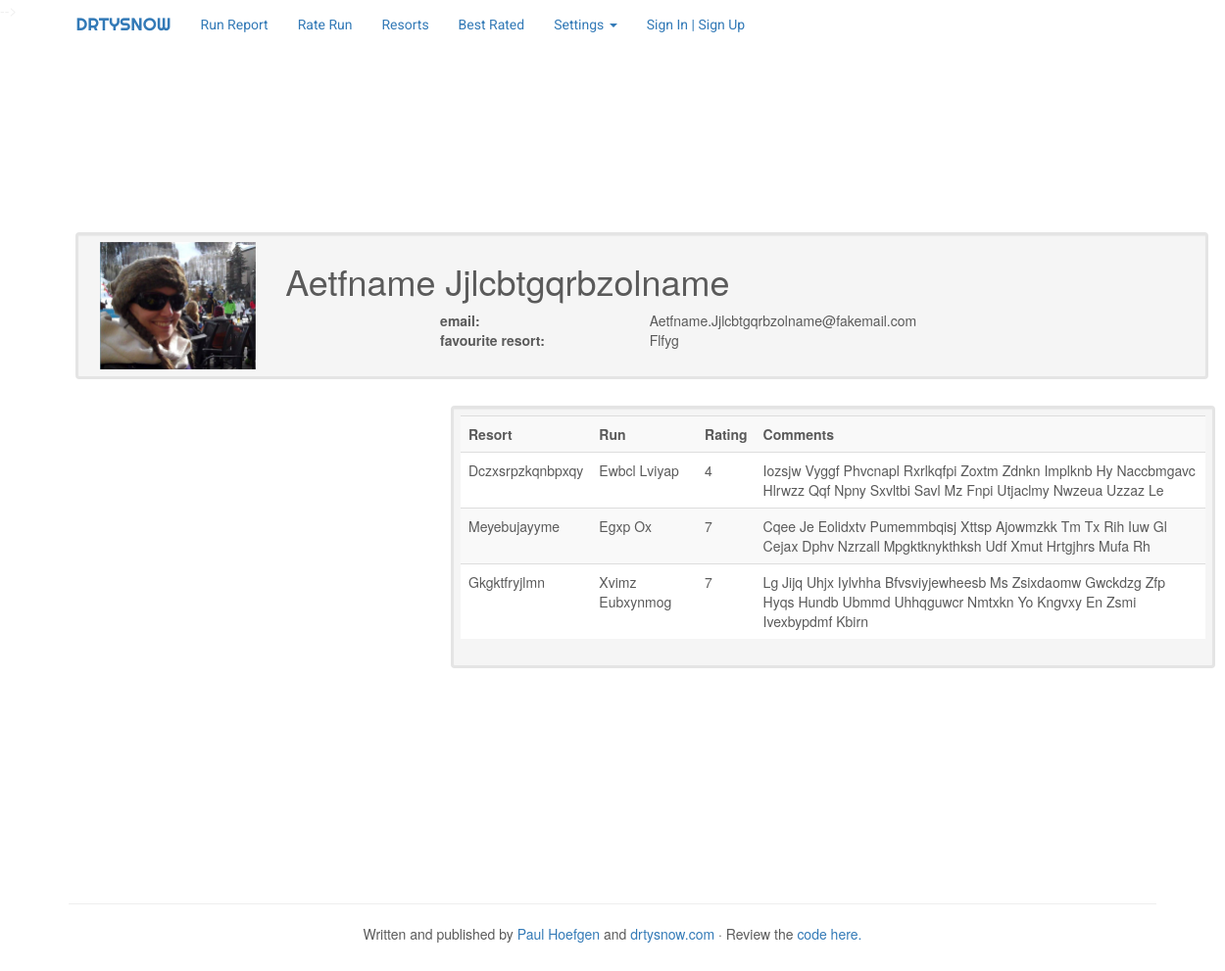
The page /profile/2 on the database its author committed.
### drtysnow/db/dbsetup.py (models this page shows)
class Users(Base):
    __tablename__ = 'users'
    id = Column(
        Integer,
        primary_key = True
    )
    first_name = Column(
        String(100),
        nullable = False
    )
    last_name = Column(
        String(100),
        nullable = False
    )
    favourite_resort_id = Column(
        Integer,
        ForeignKey('resorts.id')
    )
    administrator = Column(
        Boolean
    )
    email_address = Column(
        String(100),
        nullable = False
    )
    resorts = relationship(Resorts)

class Resorts(Base):
    __tablename__ = 'resorts'
    id = Column(
        Integer,
        primary_key = True
        )
    resort_name = Column(
        String(100),
        nullable = False,
        unique = True
        )
    resort_location = Column(
        String(25),
        nullable = False
        )
    resort_image = Column(
        String(100),
        nullable = True
        )
    resort_summary = Column(
        String(100),
        nullable = False
    )
    runs = relationship("Runs", backref="runs")

class Runs(Base):
    __tablename__ = 'runs'
    id = Column(
        Integer,
        primary_key = True
    )
    run_name = Column(
        String(100),
        nullable = False
    )
    resort_id = Column(
        Integer,
        ForeignKey('resorts.id')
    )
    run_description = Column(
        String(900),
        nullable = False
    )
    resorts = relationship(Resorts)

class Reviews(Base):
    __tablename__ = 'reviews'
    id = Column(
        Integer,
        primary_key = True
    )
    run_id = Column(
        Integer,
        ForeignKey('runs.id')
    )
    rating = Column(
        Integer
    )
    user_id = Column(
        Integer,
        ForeignKey('users.id')
    )
    top_hazard = Column(
        Boolean
    )
    mid_hazard = Column(
        Boolean
    )
    bot_hazard = Column(
        Boolean
    )
    comments = Column(
        String(500)
    )
    time = Column(
        DateTime,
    )
    runs = relationship(Runs)
    users = relationship(Users)

### drtysnow/views.py (the view)
@drtysnow.route('/profile/<int:user_id>')
def show_user(user_id):
    profile_result = connect().query(Users).get(user_id)
    profile_details = profile_result.__dict__
    resort_result = connect().query(Resorts).get(
                                         profile_details['favourite_resort_id'])
    resort_details = resort_result.__dict__
    reviews_result = connect().query(Reviews).filter_by(
                                                        user_id = user_id).all()
    review_list = []
    for review in reviews_result:
        resort_id  = connect().query(Runs).get(review.run_id).resort_id
        resort_name = connect().query(Resorts).get(resort_id).resort_name
        r = {}
        r["resort_name"] = resort_name
        r["run_name"] = connect().query(Runs).get(review.run_id).run_name
        r["rating"] = review.rating
        r["comments"] = review.comments
        review_list.append(r)
    return render_template('profile/show_profile.html',
                               fname = profile_details['first_name'],
                               lname = profile_details['last_name'],
                               email = profile_details['email_address'],
                               favourite_resort = resort_details['resort_name'],
                               reviews = review_list)

### drtysnow/db/dbconn.py (called while the page is built)
def connect():
    engine = create_engine('sqlite:///drtysnow/data/drtysnow.db')
    Base.metadata.bind = engine
    DBSession = sessionmaker(bind=engine)
    s = DBSession()
    return s

### drtysnow/templates/profile/show_profile.html (shortened to what this page needs)
{% extends "/all_pages/master_layout.html" %}
{% block header %}
  {% include "all_pages/header.html"%}
 <link rel="stylesheet"
                    href="{{ url_for('static', filename='css/show_profile.css') }}">
{% endblock %}
{% block navbar %}
  {% include "all_pages/navbar.html"%}
{% endblock %}
{% block content %}
<div class ="bumper"></div>
<div class="container">
  <div class = "main_profile">
    <div class="row boxed well">
      <div class="col-md-2">
          <img class="img-responsive headshot"
                src="{{ url_for('static', filename='images/ski_headshot.jpg')}}"
                                                            alt="user headshot">
      </div>
      <div class="col-md-10">
        <h1>{{fname}} {{lname}}</h1>
        <div class="row">
          <div class="col-md-2"></div>
          <div class="col-md-10">
            <div class="table table-striped">
              <table cellspacing="0" cellpadding="0" width="100%">
    	          <tr>
    		          <td><strong>email:</strong> </td>
                  <td>{{email}}</td>
                </tr>
                <tr>
       		        <td><strong>favourite resort:</strong> </td>
                  <td>{{favourite_resort}}</td>
                </tr>
    	        </table>
            </div>
          </div>
        </div>
      </div>
    </div>
  </div>
  <div class="reviews">
    <div class="row ">
      <div class="col-md-4"></div>
      <div class="col-md-8 boxed well">
        <div class="table">
          <table cellspacing="0"
                 cellpadding="0"
                 width="100%"
                 class="table table-striped">
            <tr>
              <td><strong>Resort</strong></td>
              <td><strong>Run</strong></td>
              <td><strong>Rating</strong></td>
              <td><strong>Comments</strong></td>
            </tr>
            {% for review in reviews %}
            <tr>
              <TD class="c1">{{review["resort_name"]}}</TD>
              <TD class="c1">{{review["run_name"]}}</TD>
              <TD class="c1">{{review["rating"]}}</TD>
              <TD class="c1">{{review["comments"]}}</TD>
            </tr>
            {% endfor %}
          </table>
        </div>
      </div>
    </div>
  </div>
</div>
{% endblock content %}
{%block footer %}
<div class ="bumper"></div>
  {% include "all_pages/footer.html"%}
{% endblock%}

### drtysnow/templates/all_pages/master_layout.html (shortened to what this page needs)
<!doctype html>
<html>
  <head>
    {% block header %}  {% endblock %}
  </head>
  <body>
    <div class="site-wrapper">
      <div class="site-wrapper-inner">
            {% block navbar %}  {% endblock %}
            <div class="messages">
            {% block content %} {% endblock %}
            {% block footer %}  {% endblock %}
        </div>
      </div>
    </div>
  </body>
</html>

### drtysnow/templates/all_pages/header.html (shortened to what this page needs)
   <link href="{{ url_for('static', filename='css/bootstrap.min.css') }}"
                                                               rel="stylesheet">
   <link href="{{ url_for('static', filename='css/custom.css') }}"
                                                               rel="stylesheet">

### drtysnow/templates/all_pages/navbar.html (shortened to what this page needs)
    <body>
      <div class="navbar-wrapper">
        <div class="container">
          <nav class="navbar navbar-fixed-top">
            <div class="container">
              <div class="navbar-header">
                <a class="navbar-brand" href="/index">DRTYSNOW</a>
              </div>
              <div id="navbar" class="navbar-collapse collapse">
                <ul class="nav navbar-nav">
                  <li><a href="#contact">Run Report</a></li>
                  <li><a href="#contact">Rate Run</a></li>
                  <li><a href="/resorts">Resorts</a></li>
                  <li><a href="">Best Rated</a></li>
                  <li class="dropdown">
                    <a href="#" class="dropdown-toggle" data-toggle="dropdown"
                                            role="button" aria-haspopup="true"
                             aria-expanded="false">Settings <span class="caret">
                                                                   </span></a>
                    <li><a href="">Sign In | Sign Up</a></li>
                  </li>
                </ul>
              </div>
            </div>
          </nav>
        </div>
      </div>

### drtysnow/templates/all_pages/footer.html
<div>
  <footer>
    <hr>
    <p> Written and published by
      <a href="https://ca.linkedin.com/in/paulhoefgen">Paul Hoefgen</a>
               and <a href="http://drtysnow.com">drtysnow.com</a> &middot;
               Review the <a href="https://github.com/phoefgen/drtysnow">
                                               code here.</a> </p>
  </footer>
</div>

### drtysnow/static/css/custom.css (style rules this page uses)
footer { text-align: center; width:100%; position:relative; left:0; bottom: 0; padding-top: 60px; height: 50px; }
body { padding-bottom: 40px; color: #5a5a5a; }
.navbar-wrapper { position: absolute; top: 0; right: 0; left: 0; z-index: 20; }
.navbar-fixed-top { background-color: rgba(255, 255, 255, 0.9);; }
.navbar-wrapper > .container { padding-right: 0; padding-left: 0; }
.navbar-wrapper .navbar { padding-right: 5%; padding-left: 5%; }
.navbar-wrapper .navbar .container { width: auto; }
.navbar-brand { font-family: 'Righteous', cursive; }
.navbar-nav { font-family: 'Roboto', sans-serif; }
.messages { padding: 5em; }

### drtysnow/static/css/show_profile.css (style rules this page uses)
.headshot { max-width: 100%; }
.bumper { padding-top: 10em; }
.main_profile { padding: .5em; }
.boxed { border: 3px #e4e4e4 solid; padding: .5em; }

### rows shown on the page
Users: first_name "Aetfname", last_name "Jjlcbtgqrbzolname", email_address "Aetfname.Jjlcbtgqrbzolname@fakemail.com"
Resorts: resort_name "Flfyg"
Resorts: resort_name "Dczxsrpzkqnbpxqy"
Runs: run_name "Ewbcl Lviyap"
Reviews: comments "Iozsjw Vyggf Phvcnapl Rxrlkqfpi Zoxtm Zdnkn Implknb Hy Naccbmgavc Hlrwzz Qqf Npny Sxvltbi Savl Mz Fnpi Utjaclmy Nwzeua Uzzaz Le"
Resorts: resort_name "Meyebujayyme"
Runs: run_name "Egxp Ox"
Reviews: comments "Cqee Je Eolidxtv Pumemmbqisj Xttsp Ajowmzkk Tm Tx Rih Iuw Gl Cejax Dphv Nzrzall Mpgktknykthksh Udf Xmut Hrtgjhrs Mufa Rh"
Resorts: resort_name "Gkgktfryjlmn"
Runs: run_name "Xvimz Eubxynmog"
Reviews: comments "Lg Jijq Uhjx Iylvhha Bfvsviyjewheesb Ms Zsixdaomw Gwckdzg Zfp Hyqs Hundb Ubmmd Uhhqguwcr Nmtxkn Yo Kngvxy En Zsmi Ivexbypdmf Kbirn"

### other values the page prints
{{ review["rating"] }} "4" "7" "7"
